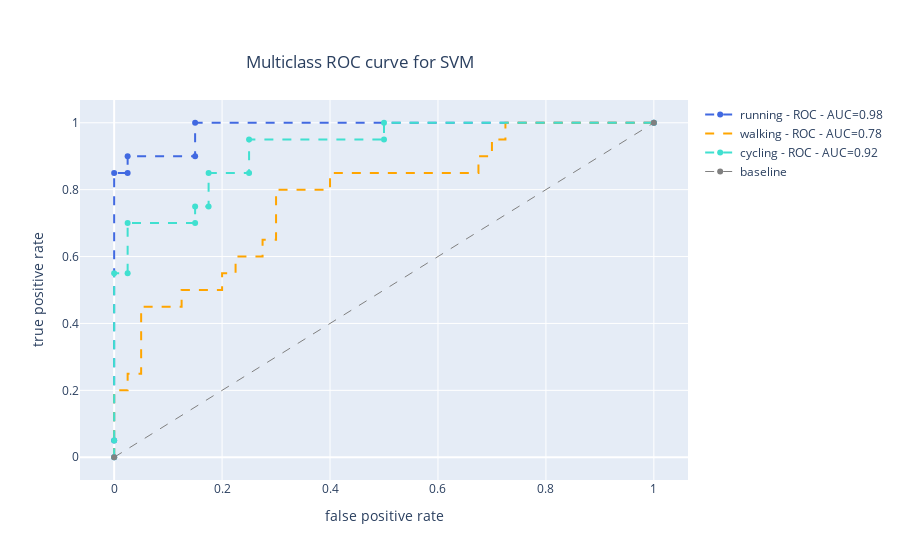
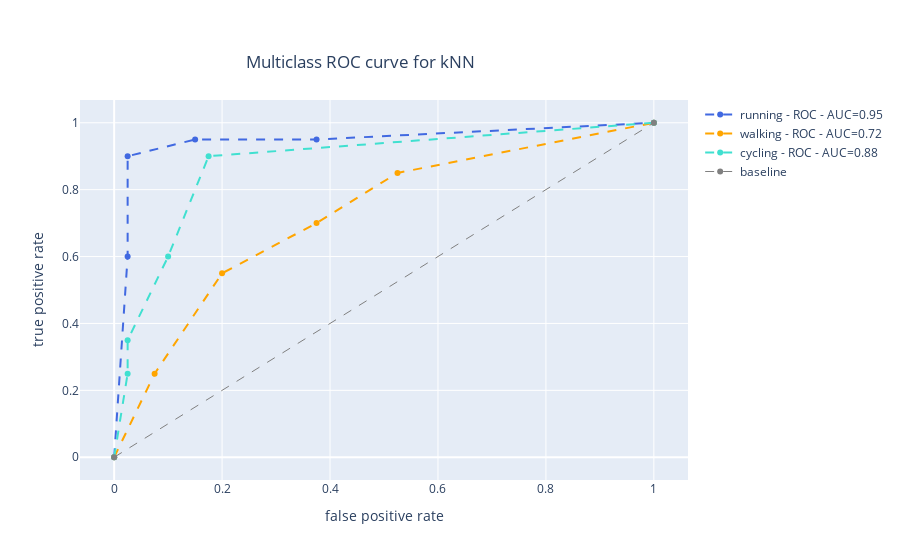

These figures' notebook cell, in order:
### Markdown cell above
As SVM, kNN can classify more effectively "walking" activity. Only 1 to 20 "walking" samples were misclassified which led to a 0.95 recall score. 
"Running" and "cycling" confuse the algorithm and thus 8 in 20 total "running" samples were misclassfied in "cycling" class and zero to "walking".
Conserning "cycling" samples, kNN has the worst performance in comparison with the other two because only 11 to 20 were correct classified. The rest of 9 samples were misclassified with the 8 of these to be in the "running" class. Again, here we can see that the algorithm is confound for the two classes. These results lead the recall for this class to be almost as in a random classification which means that kNN cannot make predictions for "cycling" samples much greater than randomly.
A significant conclusion that should be made is that both "running" and "walking" overlaps "cycling" class in a great extent. This happens because their ("running" and "walking") number of false positive are contained in class "cycling" and are almost equal.  
All the above lead the total f1-score score of kNN to be 0,7. This score is great closed with the corresponding result of SVM. However, in order to rank the two algorithm when we have equal number of samples for each class we should make the plots of ROC curves for both of them and make safe conclusions.
Because we deal with a multiclass problem, labels both for train-validation and test sets have to be binarized in order to make ROC curve for each class. 
Also, we use "oneVsRestClassifier" method to get the results just as performing classification for each class against all the other classes. Next, for SVM we use "decision_function" to get the scores of these classifications, but for kNN we use "predict_proba". This happens because in SVM we can get the results of how far of each resulted hyperplane the datapoints are in contrast with kNN where we can get the calculated number of each class of k-Nearest Neighbors.

### Code cell
import plotly.graph_objects as go
import plotly
import plotly.offline as py
py.init_notebook_mode(connected=True)
from sklearn.multiclass import OneVsRestClassifier
from sklearn.metrics import roc_curve, auc
from sklearn.metrics import roc_auc_score
from sklearn.preprocessing import label_binarize
from sklearn import svm
from sklearn.neighbors import KNeighborsClassifier



#Determine the colors which will be used at ROC curve plots
colors = ['royalblue', 'orange', 'turquoise', 'lightyellow']

#Define the classes for ROC curves
classes = ["running", "walking", "cycling"]
n_class = len(classes)



#Binarize labels of train-validation set
y_bin = label_binarize(y, classes=["running","walking","cycling"])

#Binarize labels of test set
y_test_bin = label_binarize(y_test_labels, classes=["running","walking","cycling"])

#fit SVM model with oneVsRestClassifier
SVM_roc = OneVsRestClassifier(svm.SVC(kernel='rbf', C=4.6, gamma=0.1, probability=True)) 

#Get the scores using decision_function
score_SVM = SVM_roc.fit(X_scaled_selected_feat, y_bin).decision_function(X_scaled_test_selected_feat)

#Compute false positive and true positive rates and construct multi-class ROC curves for SVM
fpr_SVM = {}
tpr_SVM = {}
thresh_SVM ={}
roc_auc_SVM = dict()
class_list_SVM = dict()
data_to_plot_svm = []
for i, clas in enumerate(classes): #For each class compute false positive and true potive rate
    fpr_SVM[i], tpr_SVM[i], _ = roc_curve(y_test_bin[:,i], score_SVM[:,i])
    class_list_SVM[i] = clas
    roc_auc_SVM[i] = auc(fpr_SVM[i], tpr_SVM[i])
    
    #ROC curves for SVM
    data_to_plot_svm.append(go.Scatter(x=fpr_SVM[i], y=tpr_SVM[i], line=dict(color=colors[i], width=2, dash='dash'), 
                                   name=f'{clas} - ROC - AUC={roc_auc_SVM[i]:.2f}'))

#ROC curve of random classification as a threshold
data_to_plot_svm.append(go.Scatter(x=[0, 1], y=[0, 1], line=dict(color='gray', width=1, dash='dash'), name='baseline'))

#Determine the titles of plot
fig = go.Figure(data=data_to_plot_svm,layout=go.Layout(title={'text': 'Multiclass ROC curve for SVM', 'y':0.9, 'x':0.4,
                                                          'xanchor': 'center'},
                                                   xaxis=dict(title="false positive rate",),  
                                                   yaxis=dict(title="true positive rate",)))
#Plot ROC curves for SVM
plotly.offline.iplot(fig)  



#fit kNN model with oneVsRestClassifier    
kNN_roc = OneVsRestClassifier(KNeighborsClassifier(n_neighbors=4 ))

#Get the scores using predict_proba
score_kNN = kNN_roc.fit(X_scaled_selected_feat, y_bin).predict_proba(X_scaled_test_selected_feat)

##Compute false positive and true positive rates and construct multi-class ROC curves for kNN
fpr_kNN = {}
tpr_kNN = {}
thresh_kNN ={}
roc_auc_kNN = dict()
class_list_kNN = dict()
data_to_plot_kNN = []
for i, clas in enumerate(classes): #For each class compute false positive and true potive rate   
    fpr_kNN[i], tpr_kNN[i], _ = roc_curve(y_test_bin[:,i], score_kNN[:,i])
    class_list_kNN[i] = clas
    roc_auc_kNN[i] = auc(fpr_kNN[i], tpr_kNN[i])
    
    #ROC curves for kNN
    data_to_plot_kNN.append(go.Scatter(x=fpr_kNN[i], y=tpr_kNN[i], line=dict(color=colors[i], width=2, dash='dash'), 
                                   name=f'{clas} - ROC - AUC={roc_auc_kNN[i]:.2f}'))

#ROC curve of random classification as a threshold    
data_to_plot_kNN.append(go.Scatter(x=[0, 1], y=[0, 1], line=dict(color='gray', width=1, dash='dash'), name='baseline'))    

#Determine the titles of plot
fig = go.Figure(data=data_to_plot_kNN,layout=go.Layout(title={'text': 'Multiclass ROC curve for kNN', 'y':0.9, 'x':0.4,
                                                          'xanchor': 'center'},
                                                   xaxis=dict(title="false positive rate",),  
                                                   yaxis=dict(title="true positive rate",))) 
#Plot ROC curves for kNN
plotly.offline.iplot(fig)

### Figure 1 — Plotly figure (JSON) as saved in the notebook; plotly's stock layout.template omitted (floating-point values rounded to 4 significant figures)
{"data": [{"line": {"color": "royalblue", "dash": "dash", "width": 2}, "name": "running - ROC - AUC=0.98", "type": "scatter", "x": [0, 0, 0, 0.025, 0.025, 0.15, 0.15, 1], "y": [0, 0.05, 0.85, 0.85, 0.9, 0.9, 1, 1]}, {"line": {"color": "orange", "dash": "dash", "width": 2}, "name": "walking - ROC - AUC=0.78", "type": "scatter", "x": [0, 0, 0, 0.025, 0.025, 0.05, 0.05, 0.125, 0.125, 0.2, 0.2, 0.225, 0.225, 0.275, 0.275, 0.3, 0.3, 0.4, 0.4, 0.675, 0.675, 0.7, 0.7, 0.725, 0.725, 1], "y": [0, 0.05, 0.2, 0.2, 0.25, 0.25, 0.45, 0.45, 0.5, 0.5, 0.55, 0.55, 0.6, 0.6, 0.65, 0.65, 0.8, 0.8, 0.85, 0.85, 0.9, 0.9, 0.95, 0.95, 1, 1]}, {"line": {"color": "turquoise", "dash": "dash", "width": 2}, "name": "cycling - ROC - AUC=0.92", "type": "scatter", "x": [0, 0, 0, 0.025, 0.025, 0.15, 0.15, 0.175, 0.175, 0.25, 0.25, 0.5, 0.5, 1], "y": [0, 0.05, 0.55, 0.55, 0.7, 0.7, 0.75, 0.75, 0.85, 0.85, 0.95, 0.95, 1, 1]}, {"line": {"color": "gray", "dash": "dash", "width": 1}, "name": "baseline", "type": "scatter", "x": [0, 1], "y": [0, 1]}], "layout": {"title": {"text": "Multiclass ROC curve for SVM", "x": 0.4, "xanchor": "center", "y": 0.9}, "xaxis": {"title": {"text": "false positive rate"}}, "yaxis": {"title": {"text": "true positive rate"}}}}

### Figure 2 — Plotly figure (JSON) as saved in the notebook; plotly's stock layout.template omitted (floating-point values rounded to 4 significant figures)
{"data": [{"line": {"color": "royalblue", "dash": "dash", "width": 2}, "name": "running - ROC - AUC=0.95", "type": "scatter", "x": [0, 0.025, 0.025, 0.15, 0.375, 1], "y": [0, 0.6, 0.9, 0.95, 0.95, 1]}, {"line": {"color": "orange", "dash": "dash", "width": 2}, "name": "walking - ROC - AUC=0.72", "type": "scatter", "x": [0, 0.075, 0.2, 0.375, 0.525, 1], "y": [0, 0.25, 0.55, 0.7, 0.85, 1]}, {"line": {"color": "turquoise", "dash": "dash", "width": 2}, "name": "cycling - ROC - AUC=0.88", "type": "scatter", "x": [0, 0.025, 0.025, 0.1, 0.175, 1], "y": [0, 0.25, 0.35, 0.6, 0.9, 1]}, {"line": {"color": "gray", "dash": "dash", "width": 1}, "name": "baseline", "type": "scatter", "x": [0, 1], "y": [0, 1]}], "layout": {"title": {"text": "Multiclass ROC curve for kNN", "x": 0.4, "xanchor": "center", "y": 0.9}, "xaxis": {"title": {"text": "false positive rate"}}, "yaxis": {"title": {"text": "true positive rate"}}}}
